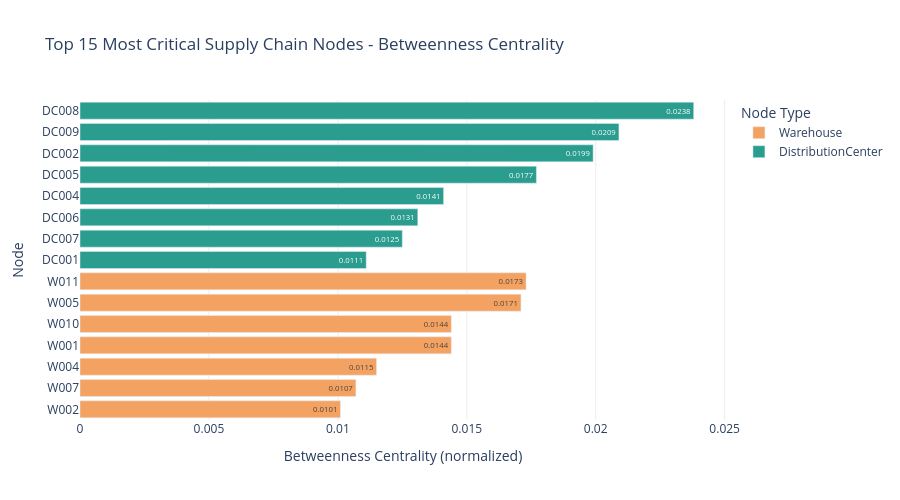

Notebook code for this chart:
### Markdown cell above
### Visualize Centrality Scores

The bar chart below shows the top 15 nodes. A long bar means the network depends heavily on that node - it sits on the shortest path between many pairs of other nodes. Hover to see exact scores.

### Code cell
top15 = centrality_df.head(15).sort_values("centrality")

fig = px.bar(
    top15,
    x = "centrality",
    y = "node_id",
    color = "label",
    color_discrete_map = COLOR_MAP,
    orientation = "h",
    title = "Top 15 Most Critical Supply Chain Nodes - Betweenness Centrality",
    labels = {
        "centrality": "Betweenness Centrality (normalized)",
        "node_id": "Node",
        "label": "Type"
    },
    text_auto = ".4f",
)

fig.update_layout(
    height = 500,
    plot_bgcolor = "white",
    legend_title_text = "Node Type",
    xaxis=dict(gridcolor = "#eeeeee"),
)

fig.show()

### Figure 1 — Plotly figure (JSON) as saved in the notebook; plotly's stock layout.template omitted (floating-point values rounded to 4 significant figures)
{"data": [{"hovertemplate": "Type=Warehouse<br>Betweenness Centrality (normalized)=%{x}<br>Node=%{y}<extra></extra>", "legendgroup": "Warehouse", "marker": {"color": "#F4A261", "pattern": {"shape": ""}}, "name": "Warehouse", "orientation": "h", "showlegend": true, "textposition": "auto", "texttemplate": "%{x:.4f}", "type": "bar", "x": [0.0101, 0.0107, 0.0115, 0.0144, 0.0144, 0.0171, 0.0173], "xaxis": "x", "y": ["W002", "W007", "W004", "W001", "W010", "W005", "W011"], "yaxis": "y"}, {"hovertemplate": "Type=DistributionCenter<br>Betweenness Centrality (normalized)=%{x}<br>Node=%{y}<extra></extra>", "legendgroup": "DistributionCenter", "marker": {"color": "#2A9D8F", "pattern": {"shape": ""}}, "name": "DistributionCenter", "orientation": "h", "showlegend": true, "textposition": "auto", "texttemplate": "%{x:.4f}", "type": "bar", "x": [0.0111, 0.0125, 0.0131, 0.0141, 0.0177, 0.0199, 0.0209, 0.0238], "xaxis": "x", "y": ["DC001", "DC007", "DC006", "DC004", "DC005", "DC002", "DC009", "DC008"], "yaxis": "y"}], "layout": {"barmode": "relative", "height": 500, "legend": {"title": {"text": "Node Type"}, "tracegroupgap": 0}, "plot_bgcolor": "white", "title": {"text": "Top 15 Most Critical Supply Chain Nodes - Betweenness Centrality"}, "xaxis": {"anchor": "y", "domain": [0, 1], "gridcolor": "#eeeeee", "title": {"text": "Betweenness Centrality (normalized)"}}, "yaxis": {"anchor": "x", "domain": [0, 1], "title": {"text": "Node"}}}}
